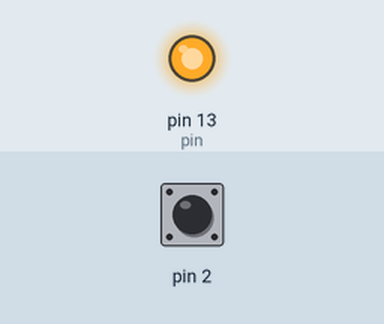
The sketch below on a simulated Arduino Uno, built with avr-gcc and run on an emulated ATmega328P. Parts: output pins drawn as LEDs (lit = HIGH). Dashed ring = blinking. The test bench sets the inputs (shaded band); at power-on: pin 2 LOW. What the sketch prints to the serial monitor is not drawn.

Above: at 1.2 s.
1.3 s: pin 2 driven HIGH
At 2.5 s:
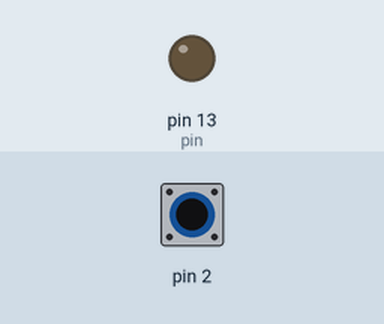
2.8 s: pin 2 driven LOW
At 3.7 s:
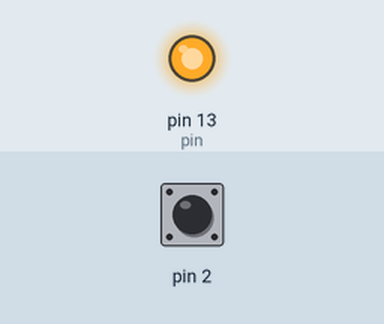
5.8 s: pin 2 pulsed HIGH 2 times (0.12 s each, 0.3 s apart)
At 6.01 s:
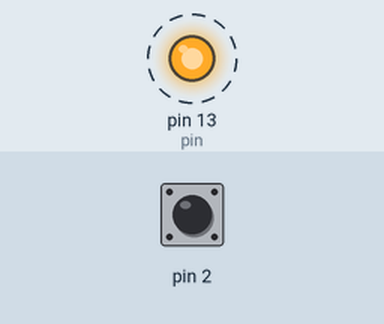
7.9 s: pin 2 pulsed HIGH 5 times (0.12 s each, 0.3 s apart)
At 10.5 s:
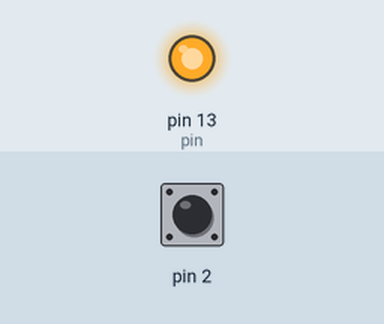
Timing chart, 0 to 12.0 s (numbered marks = the images above; inputs shaded):
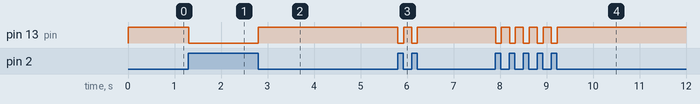

Measured:
- after the input at 1.3 s, pin 13 (pin): HIGH → LOW at once
- after the input at 2.8 s, pin 13 (pin): LOW → HIGH at once
- after the input at 5.8 s, pin 13 (pin): alternates HIGH for 0.18 s and LOW for 0.12 s, 4 changes in all, then stays HIGH, starting at once
- after the input at 7.9 s, pin 13 (pin): alternates HIGH for 0.18 s and LOW for 0.12 s, 10 changes in all, then stays HIGH, starting at once

The sketch:

attachiInterrupt_test.ino
```cpp
//タクトスイッチによる割り込み LED制御

int pin = 13;
volatile int state = HIGH;

void blink() {
  Serial.print("brink\n");
  state = !state;
}

void setup() {
  Serial.begin(9600);
  pinMode(pin, OUTPUT);
  attachInterrupt(0, blink, CHANGE);
}

void loop() {
  Serial.print("loop\n");
  digitalWrite(pin, state);
}
```
